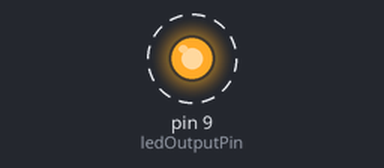
Simulated run of this sketch. Board: Arduino Uno, built with avr-gcc and run on an emulated ATmega328P. Parts: output pins drawn as LEDs (lit = HIGH). Dashed ring = blinking.

Above: at 0.5 s.
Timing chart, 0 to 4.6 s (numbered marks = the images above):
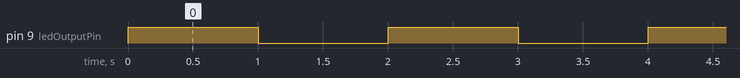

The sketch:

task-02-externalLed.ino
```cpp
int ledOutputPin = 9;

void setup() {
  pinMode(ledOutputPin,OUTPUT);
}

void loop() {
  digitalWrite(ledOutputPin,HIGH);
  delay(1000);
  digitalWrite(ledOutputPin,LOW);
  delay(1000);
}
```

Measured:
- by itself, pin 9 (ledOutputPin): alternates HIGH for 1.0 s and LOW for 1.0 s
